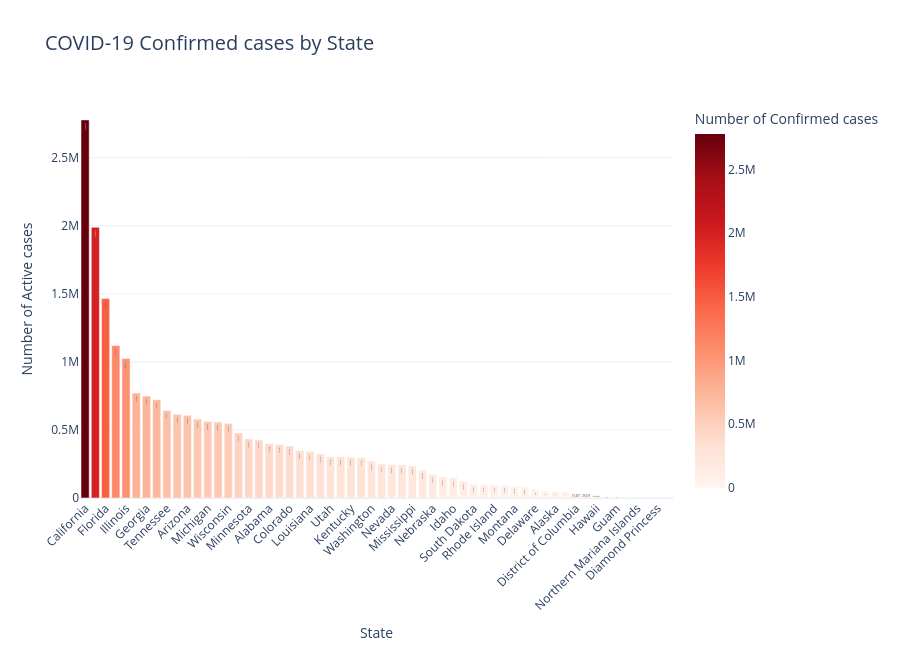

The code cell stored with this chart in its notebook:
### Code cell
fig = px.bar(
    confirmed, 
    x='Province_State', 
    y='Confirmed',
    title='COVID-19 Confirmed cases by State',
    labels={'Confirmed': 'Number of Confirmed cases', 'Province_State': 'Province_State'},
    color='Confirmed',                    
    color_continuous_scale='Reds',     
    text='Confirmed'                      
)

# Customize layout
fig.update_layout(
    xaxis_title="State",
    yaxis_title="Number of Confirmed cases",
    title_font_size=20,
    height=650,
    template="plotly_white",           
    xaxis_tickangle=-45
)

# Format the text on bars
fig.update_traces(
    texttemplate='%{text:,}',
    textposition='inside'
)

fig.show()

### Figure 1 — Plotly figure (JSON) as saved in the notebook; plotly's stock layout.template omitted (floating-point values rounded to 4 significant figures)
{"data": [{"hovertemplate": "Province_State=%{x}<br>Number of Confirmed cases=%{marker.color}<extra></extra>", "legendgroup": "", "marker": {"color": [2776975, 1988676, 1464697, 1119284, 1024039, 770977, 748852, 721820, 643181, 614355, 607345, 579250, 562553, 558560, 548134, 477617, 434413, 427135, 399150, 393715, 381434, 350084, 341431, 325277, 303723, 303364, 300397, 296171, 271595, 251746, 246309, 244347, 236868, 205994, 175620, 154954, 149235, 124476, 102901, 99778, 97614, 93951, 86102, 82630, 64475, 52371, 49979, 46719, 31457, 29019, 23897, 8790, 7399, 2143, 125, 103, 49, 0], "coloraxis": "coloraxis", "pattern": {"shape": ""}}, "name": "", "orientation": "v", "showlegend": false, "text": [2777000.0, 1989000.0, 1465000.0, 1119000.0, 1024000.0, 771000.0, 748900.0, 721800.0, 643200.0, 614400.0, 607300.0, 579200.0, 562600.0, 558600.0, 548100.0, 477600.0, 434400.0, 427100.0, 399200.0, 393700.0, 381400.0, 350100.0, 341400.0, 325300.0, 303700.0, 303400.0, 300400.0, 296200.0, 271600.0, 251700.0, 246300.0, 244300.0, 236900.0, 206000.0, 175600.0, 155000.0, 149200.0, 124500.0, 102900.0, 99780.0, 97610.0, 93950.0, 86100.0, 82630.0, 64480.0, 52370.0, 49980.0, 46720.0, 31460.0, 29020.0, 23900.0, 8790.0, 7399.0, 2143.0, 125.0, 103.0, 49.0, 0.0], "textposition": "inside", "texttemplate": "%{text:,}", "type": "bar", "x": ["California", "Texas", "Florida", "New York", "Illinois", "Ohio", "Georgia", "Pennsylvania", "Tennessee", "North Carolina", "Arizona", "New Jersey", "Michigan", "Indiana", "Wisconsin", "Missouri", "Minnesota", "Massachusetts", "Alabama", "Virginia", "Colorado", "South Carolina", "Louisiana", "Oklahoma", "Utah", "Maryland", "Kentucky", "Iowa", "Washington", "Arkansas", "Nevada", "Kansas", "Mississippi", "Connecticut", "Nebraska", "New Mexico", "Idaho", "Oregon", "South Dakota", "West Virginia", "Rhode Island", "North Dakota", "Montana", "Puerto Rico", "Delaware", "New Hampshire", "Alaska", "Wyoming", "District of Columbia", "Maine", "Hawaii", "Vermont", "Guam", "Virgin Islands", "Northern Mariana Islands", "Grand Princess", "Diamond Princess", "Recovered"], "xaxis": "x", "y": [2776975, 1988676, 1464697, 1119284, 1024039, 770977, 748852, 721820, 643181, 614355, 607345, 579250, 562553, 558560, 548134, 477617, 434413, 427135, 399150, 393715, 381434, 350084, 341431, 325277, 303723, 303364, 300397, 296171, 271595, 251746, 246309, 244347, 236868, 205994, 175620, 154954, 149235, 124476, 102901, 99778, 97614, 93951, 86102, 82630, 64475, 52371, 49979, 46719, 31457, 29019, 23897, 8790, 7399, 2143, 125, 103, 49, 0], "yaxis": "y"}], "layout": {"barmode": "relative", "coloraxis": {"colorbar": {"title": {"text": "Number of Confirmed cases"}}, "colorscale": [[0, "rgb(255,245,240)"], [0.125, "rgb(254,224,210)"], [0.25, "rgb(252,187,161)"], [0.375, "rgb(252,146,114)"], [0.5, "rgb(251,106,74)"], [0.625, "rgb(239,59,44)"], [0.75, "rgb(203,24,29)"], [0.875, "rgb(165,15,21)"], [1, "rgb(103,0,13)"]]}, "height": 650, "legend": {"tracegroupgap": 0}, "title": {"font": {"size": 20}, "text": "COVID-19 Confirmed cases by State"}, "xaxis": {"anchor": "y", "domain": [0, 1], "tickangle": -45, "title": {"text": "State"}}, "yaxis": {"anchor": "x", "domain": [0, 1], "title": {"text": "Number of Active cases"}}}}
